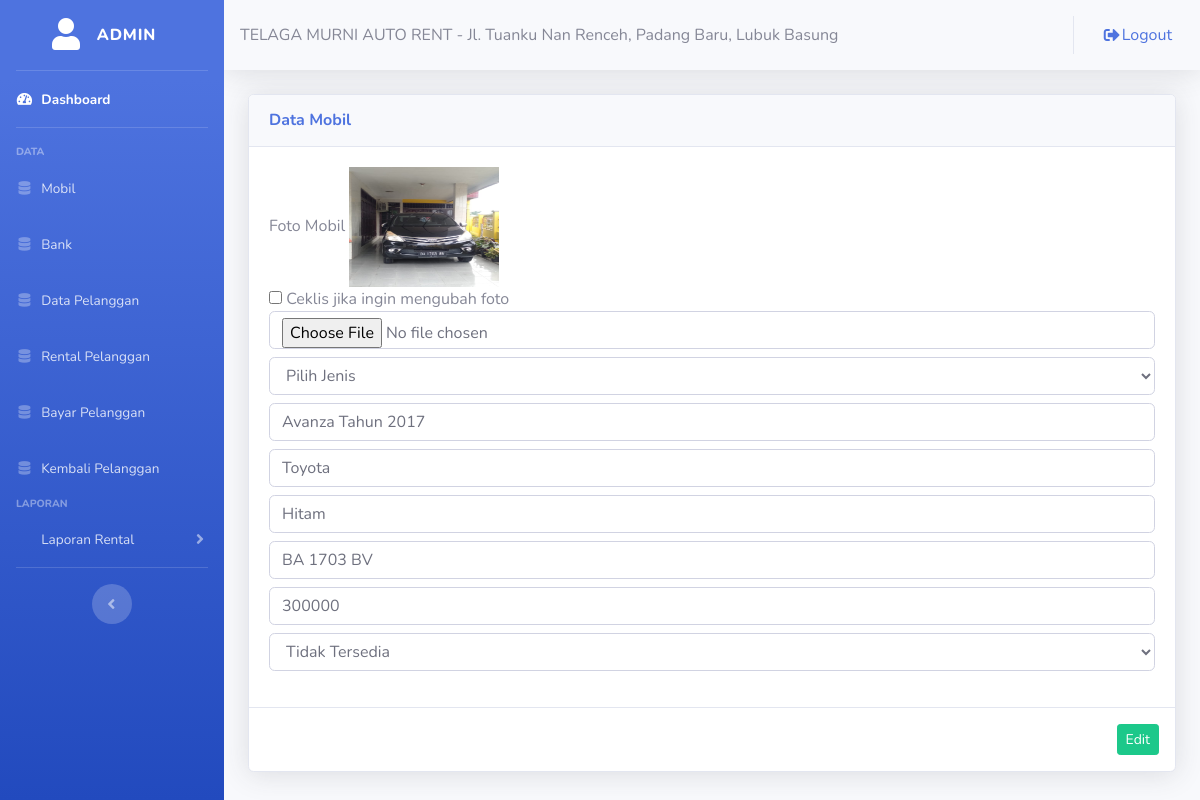
Screenshot of /admin/editmobil.php?kd=MBL002 (signed in) with the database file from the repository.
### tables this page shows
CREATE TABLE `tbl_mobil` (
  `kd_mobil` varchar(6) NOT NULL,
  `foto_mobil` text NOT NULL,
  `type_mobil` varchar(50) NOT NULL,
  `kd_jenis` varchar(6) NOT NULL,
  `merk` varchar(20) NOT NULL,
  `no_polisi` varchar(15) NOT NULL,
  `warna` varchar(20) NOT NULL,
  `harga` int(11) NOT NULL,
  `status` int(11) NOT NULL
);

### admin/editmobil.php (the view, shortened to what this page needs)
<?php
    include ('style/header.php');
    include ('style/sidebar.php');
	include("../config/koneksi.php");
	$kd_mobil = $_GET['kd'];
?>
<div class="container-fluid">
	<div class="card shadow mt-3 mb-3">
		<div class="card-header py-3">
			<h6 class="m-0 font-weight-bold text-primary">Data Mobil</h6>
		</div>
		<div class="card-body">
		<?php
			$query = mysqli_query($konek,"SELECT * FROM tbl_mobil where kd_mobil='$kd_mobil'")or die(mysqli_error());
			while($data = mysqli_fetch_array($query)){
		?>
		<form action="" method="POST" enctype="multipart/form-data">
			<div class="form-group">
      			<label for="">Foto Mobil</label>
   				<img src="../fotomobil/<?php echo $data['foto_mobil'] ?>" width="150px" height="120px" /></br>
				<input type="checkbox" name="ubahfotoktp" value="true"> Ceklis jika ingin mengubah foto<br>
				<input name="foto" type="file" class="form-control mb-2">
				<select class="form-control mb-2" name="kd_jenis">
      				<option value="">Pilih Jenis</option>
      			</select>
      			<input type="text" class="form-control mb-2" name="type_mobil" value="<?php echo $data['type_mobil'] ?>">
      			<input type="text" class="form-control mb-2" name="merk" value="<?php echo $data['merk']; ?>">
      			<input type="text" class="form-control mb-2" name="warna" value="<?php echo $data['warna'] ?>">
      			<input type="text" class="form-control mb-2" name="no_polisi" value="<?php echo $data['no_polisi'] ?>">
      			<input type="text" class="form-control mb-2" name="harga" value="<?php echo $data['harga'] ?>">
      			<select class="form-control" name="status">
      				<option value="0" <?php if($data['status'] == '0'){ echo 'selected'; } ?>> Tidak Tersedia </option>
      			</select>
      		</div>
      	</div>
      	<div class="modal-footer">
      		<button type="submit" name="edit" class="btn btn-success btn-sm" >Edit</button>
      	</div>
		<?php
		}
		?>
	</div>
</div>
<?php
    include ('style/footer.php');
?>

### rows the page displays
tbl_mobil: foto_mobil (picture), type_mobil "Avanza Tahun 2017", merk "Toyota", warna "Hitam", no_polisi "BA 1703 BV", harga "300000", status "Tidak Tersedia"

### other values shown
$_SESSION['username'] "ADMIN"
